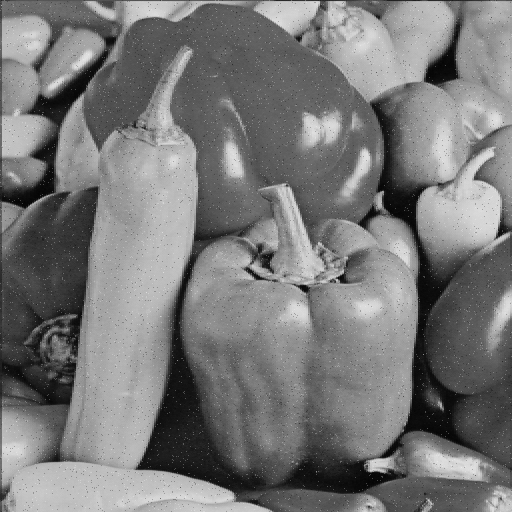
%> input picture dwm2bw.bmp, 1024 x 1024 px, given in place of 1peppers.bmp, which was not available (shown at 1/2 size)
$ octave PAPER2.m   (GNU Octave 9; MATLAB toolbox functions it lacks are replaced by stand-ins)
%> lines starting %> are read from the running program, lines starting %| are printed output that depends on the picture; in (x1, y1, x2, y2) boxes, pixels count from 0 and x2, y2 are one past the last pixel; in counts of white or black regions, pixels touching at a corner belong together; the program's own positions count from 1; long printed decimals are rounded; pictures that were not available may be replaced by others from this repository, and a replacement may not be noted

cover=imread('1peppers.bmp');
%> cover is the input picture: size 1024x1024 uint8; min 0, max 255, mean 120.4
cover=rgb2gray(cover);
cover=imresize(cover,2);
%> cover: size 2048x2048 uint8
[Mc, Nc] = size(cover);
%> Mc = 2048; Nc = 2048
figure;
imshow(cover);

watermark= imread('monarch.bmp');
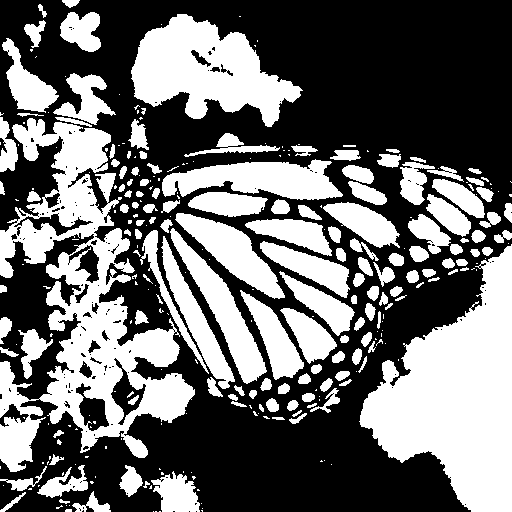
%> input picture monarch.bmp, 512 x 512 px
%> watermark is the input picture: size 512x512 uint8; 42.3% white; 303 white regions (154 under 20 px), largest, box (x1, y1, x2, y2) and area: (0, 118, 195, 472) 25395, (359, 244, 512, 512) 22278, (131, 14, 303, 127) 10566
watermark=imresize(watermark,0.25);
%> watermark: size 128x128 uint8
figure;
imshow(watermark);

cov=imresize(cover,0.25);
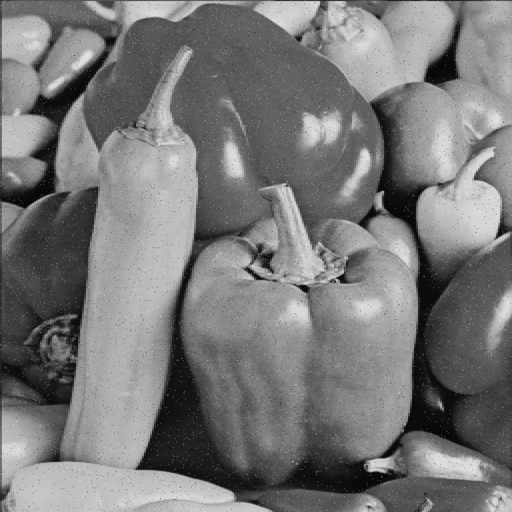
%> cov: size 512x512 uint8; min 1, max 230, mean 120.4
[cover_h,cover_w,~] = size(cov/4);
%> cover_h = 512; cover_w = 512
[watermark_h,watermark_w,~] = size(watermark);
%> watermark_h = 128; watermark_w = 128

width = (cover_w - watermark_w);
%> width = 384
height = (cover_h - watermark_h);
%> height = 384
padded_watermark = padarray(watermark,[height width],0,'pre');

wm = imbinarize(padded_watermark);
%> wm: size 512x512 logical; 2.7% white; 89 white regions (64 under 20 px), largest, box (x1, y1, x2, y2) and area: (384, 402, 443, 499) 1912, (474, 445, 512, 512) 1406, (417, 387, 459, 416) 671


[LL1,LH1,HL1,HH1]=dwt2(cover,'haar');
figure
subplot(2,2,1)
imshow(uint8(LL1));title('approx')
subplot(2,2,2)
imshow(LH1,[]);title('horizontal')
subplot(2,2,3)
imshow(HL1,[]);title('vertical')
subplot(2,2,4)
imshow(HH1,[]);title('diagonal')

[LL2,LH2,HL2,HH2]=dwt2(LL1,'haar');
figure
subplot(2,2,1)
imshow(uint8(LL2));title('approx')
subplot(2,2,2)
imshow(LH2,[]);title('horizontal')
subplot(2,2,3)
imshow(HL2,[]);title('vertical')
subplot(2,2,4)
imshow(HH2,[]);title('diagonal')

DCT_HL2=dct2(double(HL2));
figure
imshow(DCT_HL2);title('DCT Cover')
DCT_WM=dct2(double(wm));
figure
imshow(DCT_WM);title('DCT WM')


combined_DCT=DCT_HL2+DCT_WM;
figure
imshow(combined_DCT);title('Combined DCT')


combined_IDCT=idct2(combined_DCT);

figure
imshow(combined_IDCT);title('IDCT')

HL2_new=0.0001*(combined_IDCT+HL2);
LL1=idwt2(LL2,LH2,HL2_new,HH2,'haar');

IDWT2=idwt2(LL1,LH1,HL1,HH1,'haar');
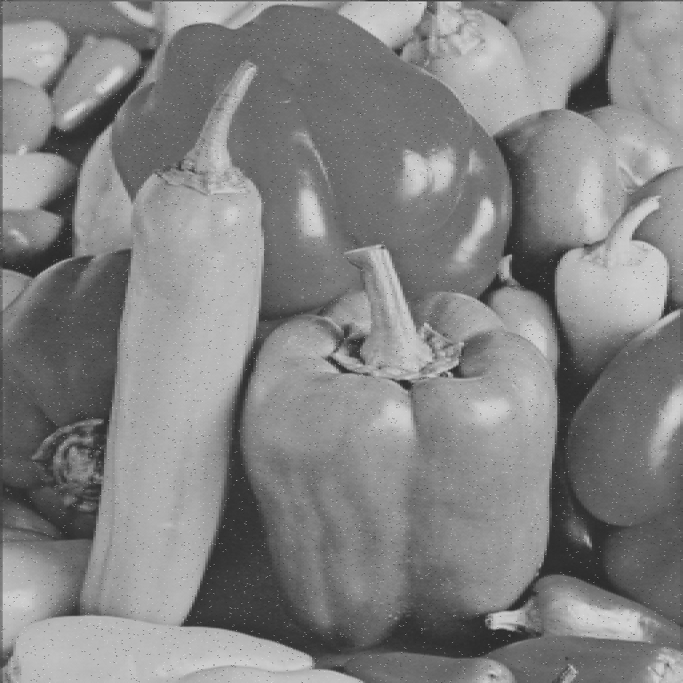
%> IDWT2: size 2048x2048 double (shown at 1/3 size); min -52.43, max 281.1, mean 120.4; drawn with min black and max white
figure;
imshow(uint8(LL1));title('1st level reconstruction')
figure;
imshow(cover);title('original')
figure;
imshow(uint8(IDWT2));title('watermarked')
IDWT2=uint8(IDWT2);

% [6 lines of commented-out code are left out]
imwrite(IDWT2,'dwm2bw.jpg','Quality',50);

MSE = mean(mean((double(IDWT2) - double(cover)).^2))/(Mc*Nc);
%> MSE = 7.48e-06
PSNR = 10*log10(255*255/MSE);
%> PSNR = 99.39
fprintf('\n PSNR between orignal and extracted watermark = %f\n', PSNR);
%|  PSNR between orignal and extracted watermark = 99.390
fprintf('\n MSE between orignal and extracted watermark = %f\n', MSE);
%|  MSE between orignal and extracted watermark = 7e-06


%------------------- Extraction---------------------------------

extract=imread('dwm2bw.jpg');
%> extract: size 2048x2048 uint8; min 0, max 255, mean 120.4; mean of the top-left, top-right, bottom-left and bottom-right quarters 119.2, 135.4, 120.6, 106.5
[ea1,eh1,ev1,ed1]=dwt2(extract,'haar');
figure
subplot(2,2,1)
imshow(uint8(ea1));title('approx')
subplot(2,2,2)
imshow(eh1,[]);title('horizontal')
subplot(2,2,3)
imshow(ev1,[]);title('vertical')
subplot(2,2,4)
imshow(ed1,[]);title('diagonal')
ea1=ea1-LL1;
eh1=eh1-LH1;
ev1=ev1-HL1;
ed1=ed1-HH1;
[ea2,eh2,ev2,ed2]=dwt2(ea1,'haar');
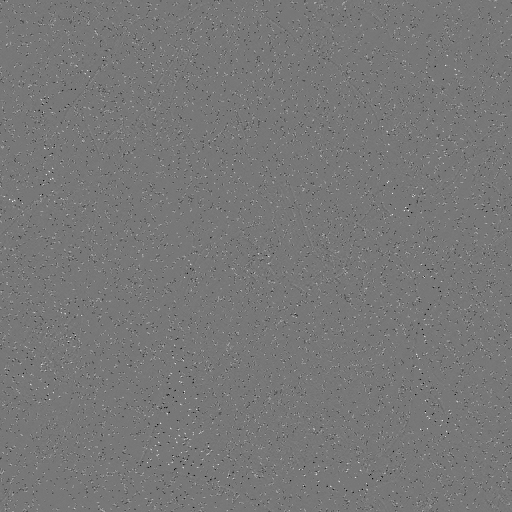
%> ed2: size 512x512 double; min -59, max 66.5, mean 0; drawn with min black and max white
figure
subplot(2,2,1)
imshow(uint8(ea2));title('approx')
%> after `imshow(uint8(ea2))`:
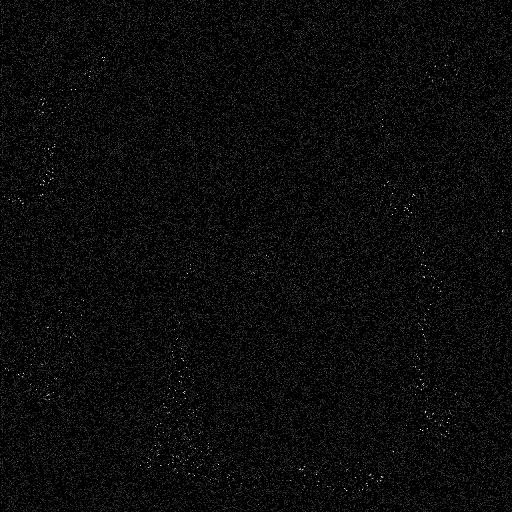
%> displayed picture: size 512x512, on the screen's scale of 0 to 255; min 0, max 34, mean 1.5; drawn with min black and max white
subplot(2,2,2)
imshow(eh2,[]);title('horizontal')
subplot(2,2,3)
imshow(ev2,[]);title('vertical')
subplot(2,2,4)
imshow(ed2,[]);title('diagonal')
ea2=ea2-LL2;
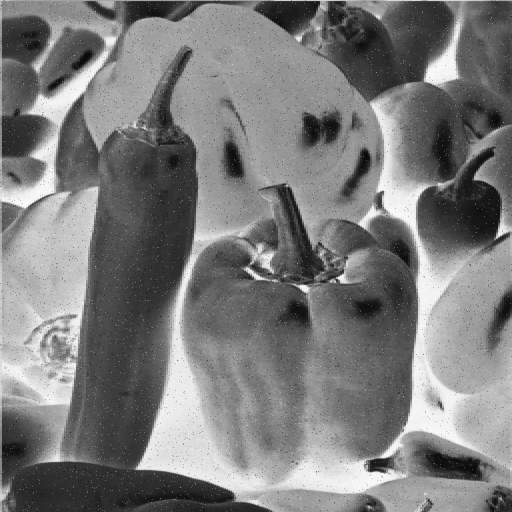
%> ea2: size 512x512 double; min -934, max -2.75, mean -481.5; drawn with min black and max white
eh2=eh2-LH2;
ev2=ev2-HL2;
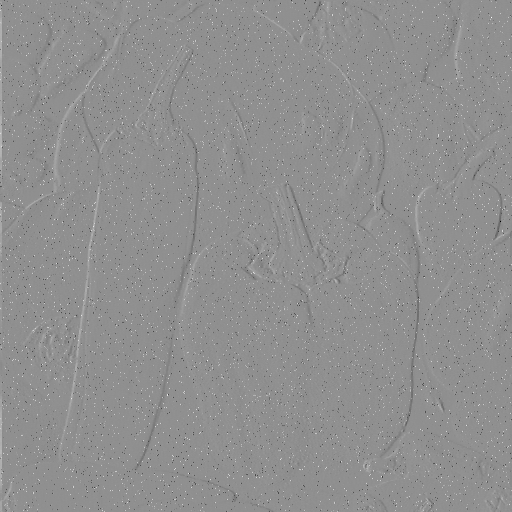
%> ev2: size 512x512 double; min -325.3, max 251.1, mean 0.2; drawn with min black and max white
ed2=ed2-HH2;

DCT_eh2=dct2((ev2));
figure
imshow(DCT_eh2);title('DCT ')

extract = combined_DCT - DCT_HL2;
figure
imshow(extract);title('extracted DCT')
extracted_watermark = idct2(extract);
figure
imshow(extracted_watermark);title('IDCT')

I2 = imcrop(extracted_watermark,[129 129 256-129 256-129]);
I2 = imresize(I2,2);
figure;
imshow((I2));
imwrite(I2,'ex_watermark.jpg');
ea2=ea2+LL2;
eh2=eh2+LH2;
ev2=ev2+HL2;
ed2=ed2+HH2;
ea1=idwt2(ea2,eh2,ev2,ed2,'haar');
ea1=ea1+LL1;
eh1=eh1+LH1;
ev1=ev1+HL1;
ed1=ed1+HH1;
ex_watermark=idwt2(ea1,eh1,ev1,ed1,'haar');
watermark=imresize(watermark,4);
figure;
subplot(1,2,1)
imshow(uint8(ea1));title('1st level reconstruction')
subplot(1,2,2)
imshow(uint8(ex_watermark));title('without watermark')
figure;
subplot(2,2,1)
imshow(I2);title('original watermark')
subplot(2,2,2)
imshow(watermark);title('extracted watermark')
subplot(2,2,3)
imshow(uint8(cover));title('original cover ')
subplot(2,2,4)
imshow(uint8(ex_watermark));title('extracted cover')
